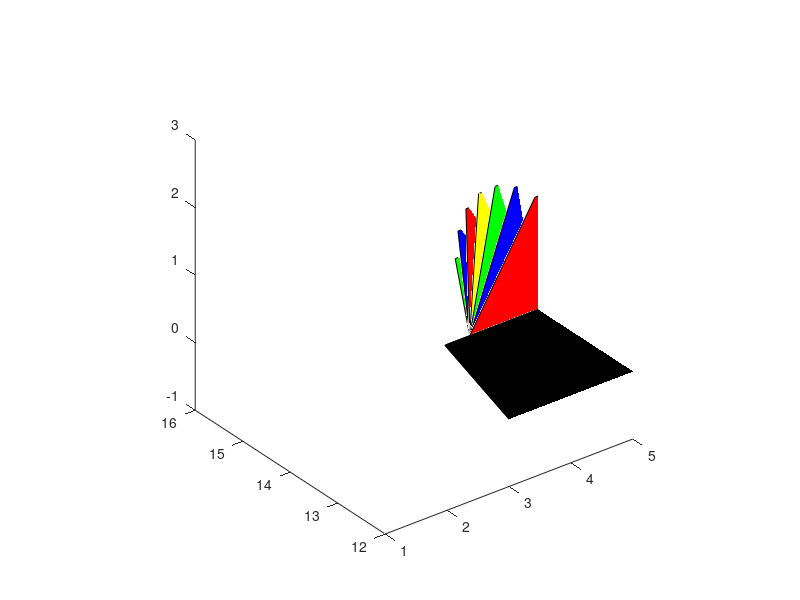

Here is the MATLAB script that generated this plot:
clear; close all;

lw    = 1.68;
cwr   = 1.6;
lamw  = 0.4;
cwt   = lamw*cwr;
Lamw  = deg2rad(30);
phiw_list = linspace(0, 90, 7);

%%% Main Wing %%%
X_wing = [0 3.5 5.5 5.5];
Y_wing = [0 14 14 0];
Z_wing = [0 0 0 0];

%%% Winglet %%%
X_winglet = [X_wing(3),...
             X_wing(3) - cwr,...
             3.5 + (lw * cos(Lamw)),...
             3.5 + (lw * cos(Lamw)) + cwt];

for i = 1:7
phiw  = deg2rad(phiw_list(i));

Y_winglet{i} = [14,...
             14,...
             14 + (lw * sin(phiw)),...
             14 + (lw * sin(phiw))];

Z_winglet{i} = [0,...
             0,...
             lw*cos(phiw),...
             lw*cos(phiw)];
end

figure(1)
hold on;
view(3)
patch(X_wing,Y_wing,Z_wing,'black')
patch(X_wing,Y_wing,Z_wing,'black')
patch(X_winglet,Y_winglet{1},Z_winglet{1},'red')
patch(X_winglet,Y_winglet{2},Z_winglet{2},'blue')
patch(X_winglet,Y_winglet{3},Z_winglet{3},'green')
patch(X_winglet,Y_winglet{4},Z_winglet{4},'yellow')
patch(X_winglet,Y_winglet{5},Z_winglet{5},'red')
patch(X_winglet,Y_winglet{6},Z_winglet{6},'blue')
patch(X_winglet,Y_winglet{7},Z_winglet{7},'green')
axis('equal')
ylim([12 16]);


